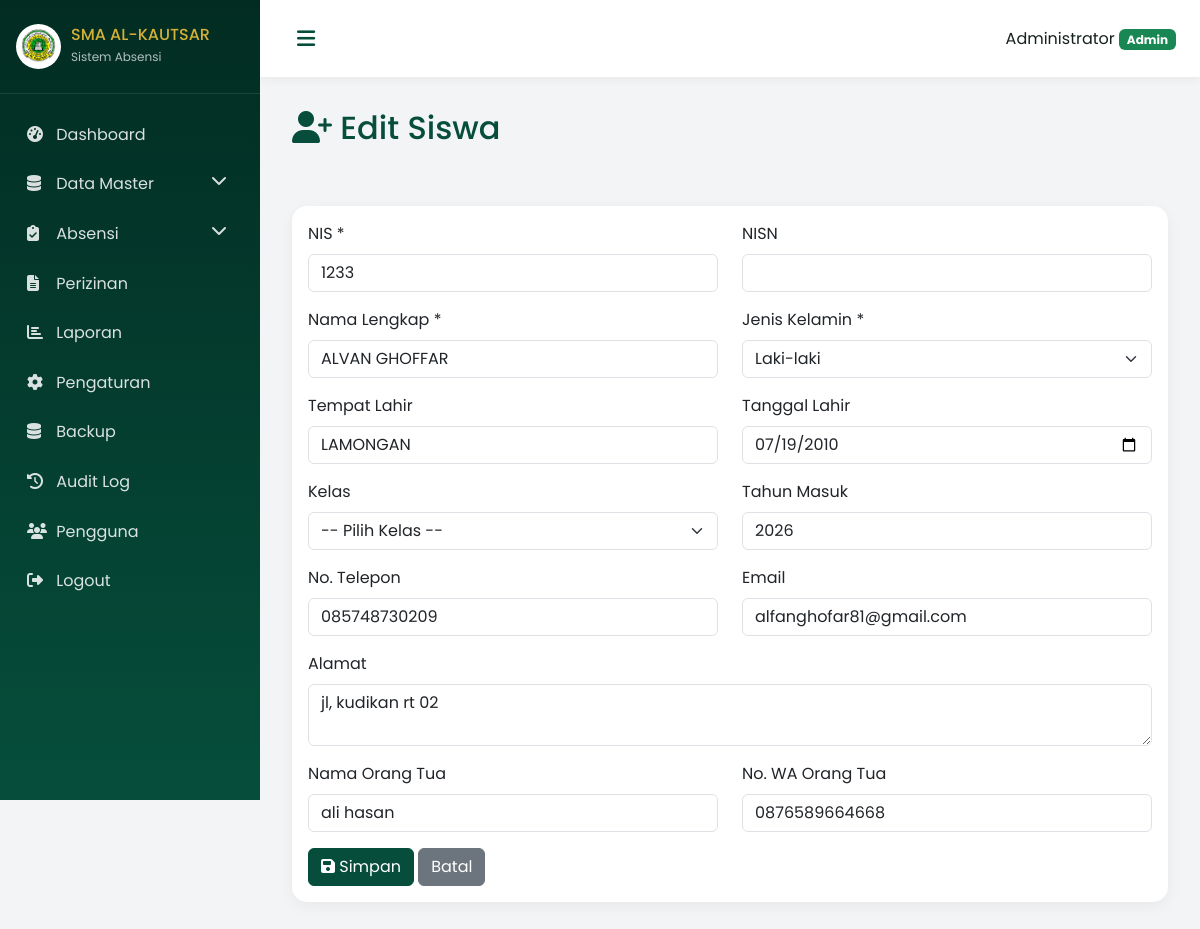
The app's page /admin/students/1/edit (signed in) with its own data.
### models.py (models this page shows, shortened)
class User(UserMixin, db.Model):
    __tablename__ = 'users'
    id = db.Column(db.Integer, primary_key=True)
    username = db.Column(db.String(80), unique=True, nullable=False, index=True)
    email = db.Column(db.String(120), unique=True, nullable=True)
    password_hash = db.Column(db.String(256), nullable=False)
    role = db.Column(db.String(20), nullable=False, index=True)  # admin, teacher, student, principal
    full_name = db.Column(db.String(120), nullable=False)
    photo = db.Column(db.String(256), nullable=True)
    is_active = db.Column(db.Boolean, default=True)
    created_at = db.Column(db.DateTime, default=datetime.utcnow)
    updated_at = db.Column(db.DateTime, default=datetime.utcnow, onupdate=datetime.utcnow)
    student = db.relationship('Student', backref='user', uselist=False)
    teacher = db.relationship('Teacher', backref='user', uselist=False)

class Student(db.Model):
    __tablename__ = 'students'
    id = db.Column(db.Integer, primary_key=True)
    nis = db.Column(db.String(20), unique=True, nullable=False, index=True)
    nisn = db.Column(db.String(20), unique=True, nullable=True)
    full_name = db.Column(db.String(120), nullable=False)
    gender = db.Column(db.String(10), nullable=False)
    birth_place = db.Column(db.String(50), nullable=True)
    birth_date = db.Column(db.Date, nullable=True)
    address = db.Column(db.Text, nullable=True)
    phone = db.Column(db.String(20), nullable=True)
    email = db.Column(db.String(120), nullable=True)
    parent_name = db.Column(db.String(120), nullable=True)
    parent_phone = db.Column(db.String(20), nullable=True)
    photo = db.Column(db.String(256), nullable=True)
    class_id = db.Column(db.Integer, db.ForeignKey('classrooms.id'), nullable=True)
    year_entry = db.Column(db.Integer, nullable=True)
    status = db.Column(db.String(20), default='active')
    qr_token = db.Column(db.String(64), unique=True, nullable=True)
    user_id = db.Column(db.Integer, db.ForeignKey('users.id'), nullable=True)
    created_at = db.Column(db.DateTime, default=datetime.utcnow)
    updated_at = db.Column(db.DateTime, default=datetime.utcnow, onupdate=datetime.utcnow)

### routes/admin.py (the view, shortened to what this page needs)
@admin_bp.route('/students/<int:id>/edit', methods=['GET', 'POST'])
@login_required
@admin_required
def edit_student(id):
    student = Student.query.get_or_404(id)
    classes = Classroom.query.all()
    return render_template('students/form.html', student=student, classes=classes)

### routes/admin.py (called while the page is built)
def admin_required(f):
    @wraps(f)
    def decorated(*args, **kwargs):
        if current_user.role != 'admin':
            flash('Akses ditolak', 'danger')
            return redirect(url_for('dashboard'))
        return f(*args, **kwargs)
    return decorated

### templates/students/form.html (shortened to what this page needs)
{% extends "base.html" %}
{% block content %}
<div class="page-header">
    <h2><i class="fas fa-user-plus"></i> {{ 'Edit' if student else 'Tambah' }} Siswa</h2>
</div>
<div class="card">
    <div class="card-body">
        <form method="POST">
            <div class="row">
                <div class="col-md-6 mb-3">
                    <label class="form-label">NIS *</label>
                    <input type="text" name="nis" class="form-control" value="{{ student.nis if student else '' }}" required>
                </div>
                <div class="col-md-6 mb-3">
                    <label class="form-label">NISN</label>
                    <input type="text" name="nisn" class="form-control" value="{{ student.nisn if student else '' }}">
                </div>
                <div class="col-md-6 mb-3">
                    <label class="form-label">Nama Lengkap *</label>
                    <input type="text" name="full_name" class="form-control" value="{{ student.full_name if student else '' }}" required>
                </div>
                <div class="col-md-6 mb-3">
                    <label class="form-label">Jenis Kelamin *</label>
                    <select name="gender" class="form-select" required>
                        <option value="L" {% if student and student.gender == 'L' %}selected{% endif %}>Laki-laki</option>
                    </select>
                </div>
                <div class="col-md-6 mb-3">
                    <label class="form-label">Tempat Lahir</label>
                    <input type="text" name="birth_place" class="form-control" value="{{ student.birth_place if student else '' }}">
                </div>
                <div class="col-md-6 mb-3">
                    <label class="form-label">Tanggal Lahir</label>
                    <input type="date" name="birth_date" class="form-control" value="{{ student.birth_date.strftime('%Y-%m-%d') if student and student.birth_date else '' }}">
                </div>
                <div class="col-md-6 mb-3">
                    <label class="form-label">Kelas</label>
                    <select name="class_id" class="form-select">
                        <option value="">-- Pilih Kelas --</option>
                    </select>
                </div>
                <div class="col-md-6 mb-3">
                    <label class="form-label">Tahun Masuk</label>
                    <input type="number" name="year_entry" class="form-control" value="{{ student.year_entry if student else '' }}">
                </div>
                <div class="col-md-6 mb-3">
                    <label class="form-label">No. Telepon</label>
                    <input type="text" name="phone" class="form-control" value="{{ student.phone if student else '' }}">
                </div>
                <div class="col-md-6 mb-3">
                    <label class="form-label">Email</label>
                    <input type="email" name="email" class="form-control" value="{{ student.email if student else '' }}">
                </div>
                <div class="col-12 mb-3">
                    <label class="form-label">Alamat</label>
                    <textarea name="address" class="form-control" rows="2">{{ student.address if student else '' }}</textarea>
                </div>
                <div class="col-md-6 mb-3">
                    <label class="form-label">Nama Orang Tua</label>
                    <input type="text" name="parent_name" class="form-control" value="{{ student.parent_name if student else '' }}">
                </div>
                <div class="col-md-6 mb-3">
                    <label class="form-label">No. WA Orang Tua</label>
                    <input type="text" name="parent_phone" class="form-control" value="{{ student.parent_phone if student else '' }}">
                </div>
            </div>
            <button type="submit" class="btn btn-primary"><i class="fas fa-save"></i> Simpan</button>
            <a href="{{ url_for('admin.students') }}" class="btn btn-secondary">Batal</a>
        </form>
    </div>
</div>
{% endblock %}

### templates/base.html (shortened to what this page needs)
<!DOCTYPE html>
<html lang="id">
<head>
    <link href="https://cdn.jsdelivr.net/npm/bootstrap@5.3.2/dist/css/bootstrap.min.css" rel="stylesheet">
    <link rel="stylesheet" href="https://cdnjs.cloudflare.com/ajax/libs/font-awesome/6.4.2/css/all.min.css">
    <link rel="stylesheet" href="{{ url_for('static', filename='css/style.css') }}">
</head>
<body>
    {% if current_user.is_authenticated %}
    <div class="wrapper">
        <nav class="sidebar" id="sidebar">
            <div class="sidebar-header">
                <img src="{{ url_for('static', filename='images/logo_alkautsar.png') }}" alt="Logo" class="logo">
                <div class="brand-text">
                    <h6>SMA AL-KAUTSAR</h6>
                    <small>Sistem Absensi</small>
                </div>
            </div>
            <ul class="sidebar-menu">
                {% if current_user.role == 'admin' %}
                <li><a href="{{ url_for('admin.dashboard') }}"><i class="fas fa-tachometer-alt"></i> Dashboard</a></li>
                <li class="submenu">
                    <a href="#"><i class="fas fa-database"></i> Data Master <i class="fas fa-chevron-down float-end"></i></a>
                </li>
                <li class="submenu">
                    <a href="#"><i class="fas fa-clipboard-check"></i> Absensi <i class="fas fa-chevron-down float-end"></i></a>
                </li>
                <li><a href="{{ url_for('permissions.index') }}"><i class="fas fa-file-alt"></i> Perizinan</a></li>
                <li><a href="{{ url_for('reports.index') }}"><i class="fas fa-chart-bar"></i> Laporan</a></li>
                <li><a href="{{ url_for('settings.index') }}"><i class="fas fa-cog"></i> Pengaturan</a></li>
                <li><a href="{{ url_for('settings.backup') }}"><i class="fas fa-database"></i> Backup</a></li>
                <li><a href="{{ url_for('admin.audit_log') }}"><i class="fas fa-history"></i> Audit Log</a></li>
                <li><a href="{{ url_for('admin.users') }}"><i class="fas fa-users"></i> Pengguna</a></li>
                {% endif %}
                <li><a href="{{ url_for('auth.logout') }}"><i class="fas fa-sign-out-alt"></i> Logout</a></li>
            </ul>
        </nav>
        <div class="main-content">
            <nav class="navbar">
                <button class="btn btn-link" id="sidebarToggle"><i class="fas fa-bars"></i></button>
                <div class="user-info">
                    <span>{{ current_user.full_name }}</span>
                    <span class="badge bg-success">{{ current_user.role|capitalize }}</span>
                </div>
            </nav>
            <div class="content">
                {% block content %}{% endblock %}
            </div>
        </div>
    </div>
    {% else %}
    {% block guest_content %}{% endblock %}
    {% endif %}
</body>
</html>

### static/css/style.css (style rules this page uses)
:root { --primary-dark: #022C22; --primary: #064E3B; --primary-light: #047857; --accent: #16A34A; --gold: #D4AF37; --gold-soft: #F4D77A; --text-dark: #17211C; --bg-light: #F3F4F6; }
* { font-family: 'Poppins', sans-serif; }
body { background: var(--bg-light); color: var(--text-dark); }
.wrapper { display: flex; min-height: 100vh; }
.sidebar { width: 260px; background: linear-gradient(180deg, #022C22, #064E3B); color: white; padding: 1.5rem 0; position: fixed; height: 100vh; overflow-y: auto; transition: all 0.3s; z-index: 1000; }
.sidebar-header { display: flex; align-items: center; padding: 0 1rem 1.5rem; border-bottom: 1px solid rgba(255,255,255,0.1); }
.sidebar-header .logo { width: 45px; height: 45px; object-fit: contain; background: white; border-radius: 50%; padding: 5px; margin-right: 10px; }
.sidebar-header h6 { margin: 0; color: var(--gold); }
.sidebar-header small { color: rgba(255,255,255,0.7); font-size: 0.75rem; }
.sidebar-menu { list-style: none; padding: 1rem 0; margin: 0; }
.sidebar-menu li a { display: block; padding: 0.8rem 1.5rem; color: rgba(255,255,255,0.85); text-decoration: none; transition: all 0.2s; border-left: 3px solid transparent; }
.sidebar-menu li a i { width: 25px; }
.main-content { margin-left: 260px; flex: 1; transition: all 0.3s; }
.navbar { background: white; padding: 1rem 1.5rem; box-shadow: 0 2px 10px rgba(0,0,0,0.05); display: flex; justify-content: space-between; align-items: center; }
.content { padding: 2rem; }
.card { border: none; border-radius: 15px; box-shadow: 0 4px 15px rgba(0,0,0,0.05); margin-bottom: 1rem; }
.btn-primary { background: var(--primary); border-color: var(--primary); }
.page-header { margin-bottom: 2rem; padding-bottom: 1rem; border-bottom: 2px solid var(--bg-light); }
.page-header h2 { color: var(--primary); }
:root { --primary-dark:#022C22; --primary:#064E3B; --primary-light:#047857; --accent:#16A34A; --gold:#D4AF37; --gold-soft:#F4D77A; --text-dark:#17211C; --bg-light:#F3F4F6; }
* { font-family:'Poppins',sans-serif; }
body { background:var(--bg-light); color:var(--text-dark); margin:0; }
.wrapper { display:flex;min-height:100vh; }
.sidebar { width:260px;background:linear-gradient(180deg,#022C22,#064E3B);color:#fff;padding:1.5rem 0;position:fixed;height:100vh;overflow-y:auto;transition:all .3s;z-index:1000; }
.sidebar-header { display:flex;align-items:center;padding:0 1rem 1.5rem;border-bottom:1px solid rgba(255,255,255,.1); }
.sidebar-header .logo { width:45px;height:45px;object-fit:contain;background:#fff;border-radius:50%;padding:5px;margin-right:10px; }
.sidebar-header h6 { margin:0;color:var(--gold); }
.sidebar-header small { color:rgba(255,255,255,.7);font-size:.75rem; }
.sidebar-menu { list-style:none;padding:1rem 0;margin:0; }
.sidebar-menu li a { display:block;padding:.8rem 1.5rem;color:rgba(255,255,255,.85);text-decoration:none;transition:all .2s;border-left:3px solid transparent; }
.sidebar-menu li a i { width:25px; }
.main-content { margin-left:260px;flex:1;transition:all .3s; }
.navbar { background:#fff;padding:1rem 1.5rem;box-shadow:0 2px 10px rgba(0,0,0,.05);display:flex;justify-content:space-between;align-items:center; }
#sidebarToggle { color:var(--primary)!important;font-size:1.3rem; }
.content { padding:2rem; }
.card { border:none;border-radius:15px;box-shadow:0 4px 15px rgba(0,0,0,.05);margin-bottom:1rem; }
.btn-primary { background:var(--primary);border-color:var(--primary); }
.page-header { margin-bottom:2rem;padding-bottom:1rem;border-bottom:2px solid var(--bg-light); }
.page-header h2 { color:var(--primary); }

### records on screen
User: full_name "Administrator", role "Admin"
Student: nis "1233", full_name "ALVAN GHOFFAR", gender "Laki-laki", birth_place "LAMONGAN", birth_date "07/19/2010", year_entry "2026", phone "085748730209", email "alfanghofar81@gmail.com", address "jl, kudikan rt 02", parent_name "ali hasan", parent_phone "0876589664668"

### other values on screen
{{ 'Edit' if student else 'Tambah' }} "Edit"
